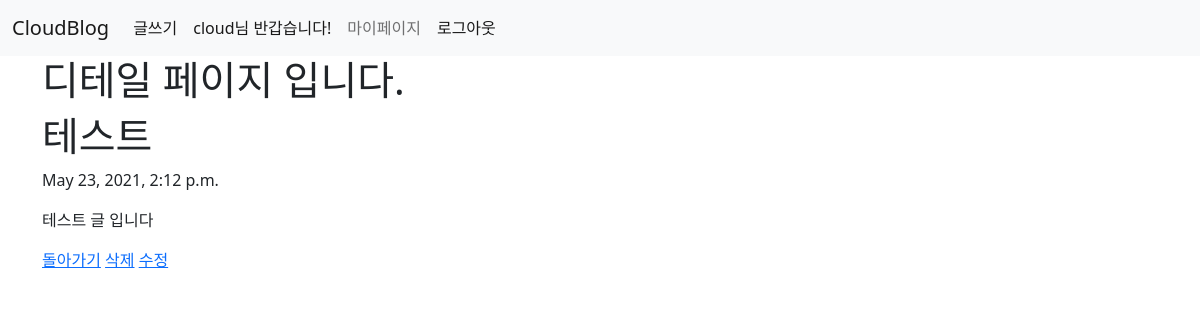
/blog/1/ (signed in), run on the app's committed database.
### blog/models.py (models this page shows, shortened)
class Blog(models.Model):
    title = models.CharField(max_length=200)
    pub_date = models.DateTimeField('date published')
    body = models.TextField()

### blog/views.py (the view)
# urls.py: path('<int:blog_id>/', views.detail, name='detail'),
def detail(request, blog_id):
    blog_detail = Blog.objects.get(id = blog_id)
    return render(request, 'detail.html', {'blog': blog_detail})

### blog/templates/detail.html
{% extends 'base.html' %}
{% block content %}
    <h1>디테일 페이지 입니다. </h1>
    <h1>{{blog.title}}</h1>
    <p>{{blog.pub_date}}</p>
    <p>{{blog.body}}</p>
    <a href="{% url 'home' %}">돌아가기</a>
    <a href="{% url 'delete' blog.id %}">삭제</a>
    <a href="{% url 'edit' blog.id %}">수정</a>
{% endblock %}

### cloudProject/templates/base.html (shortened to what this page needs)
<!DOCTYPE html>
<html lang="en">
<head>
    <link href="https://cdn.jsdelivr.net/npm/bootstrap@5.0.1/dist/css/bootstrap.min.css" rel="stylesheet">
</head>
<body>
    <nav class="navbar navbar-expand-lg navbar-light bg-light">
        <div class="container-fluid">
          <a class="navbar-brand" href="{% url 'home' %}">CloudBlog</a>
          <div class="collapse navbar-collapse" id="navbarNav">
            <ul class="navbar-nav">
            {% if user.is_authenticated %}
              <li class="nav-item">
                <a class="nav-link active" aria-current="page" href="{% url 'new' %}">글쓰기</a>
              </li>
              <li class="nav-item">
                <a class="nav-link active" aria-current="page">{{user.username}}님 반갑습니다!</a>
              </li>
              <li class="nav-item">
                <a class="nav-link" href="{% url 'mypage' %}">마이페이지</a>
              </li>
              <li class="nav-item">
                <a class="nav-link active" aria-current="page" href="{% url 'logout' %}">로그아웃</a>
              </li>
              {% endif %}
            </ul>
          </div>
        </div>
    </nav>
    <div class="container">
        {% block content %}
        {% endblock %}
    </div>
</body>
</html>

### data on the page
Blog: title "테스트", pub_date "May 23, 2021, 2:12 p.m.", body "테스트 글 입니다"

### other printed values
{{ user.username }} "cloud"
